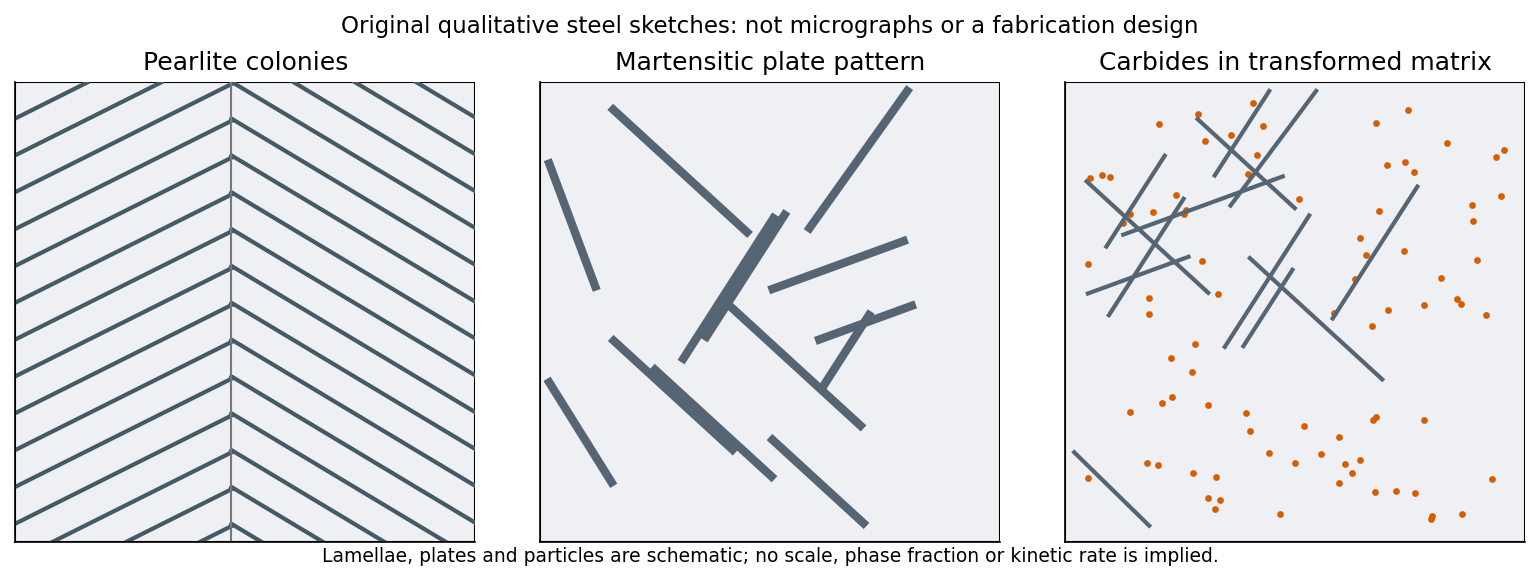

Recreate this plot in Python.
"""Original schematic/calculation. Save only a PNG basename in the working directory."""
import matplotlib
matplotlib.use("Agg")
import matplotlib.pyplot as plt
import numpy as np
from matplotlib.patches import Rectangle,Polygon,Circle
plt.rcParams.update({"font.size":10,"axes.spines.top":False,"axes.spines.right":False})
def finish(fig,name):
    fig.savefig(name+".png",dpi=150,bbox_inches="tight",facecolor="white")
    plt.close(fig)

rng=np.random.default_rng(2015)
fig,axs=plt.subplots(1,3,figsize=(10.5,3.6),layout="constrained")
for ax in axs:
 ax.set(xlim=(0,1),ylim=(0,1),aspect="equal")
 ax.set_xticks([]);ax.set_yticks([])
 ax.add_patch(Rectangle((0,0),1,1,facecolor="#eef0f3",edgecolor="black"))
# Qualitative microstructure motifs; no measured dimensions or processing recipe.
for x0,x1,slope in [(0,.47,.5),(.47,1,-.6)]:
 for y0 in np.arange(-.6,1.6,.08):
  x=np.linspace(x0,x1,100);y=y0+slope*(x-x0);mask=(y>=0)&(y<=1)
  axs[0].plot(x[mask],y[mask],color="#455a64",lw=2)
axs[0].axvline(.47,color="#777777",lw=1)
for j,ax in enumerate(axs[1:]):
 for k in range(13):
  x,y=rng.uniform(.03,.8,2);length=rng.uniform(.18,.4);angle=rng.choice([.35,1.0,2.4])
  q=np.array([np.cos(angle),np.sin(angle)])*length
  p=np.array([x,y]);end=np.clip(p+q,.02,.98)
  ax.plot([p[0],end[0]],[p[1],end[1]],color="#566573",lw=4 if j==0 else 2)
 if j==1:
  p=rng.uniform(.04,.96,(85,2))
  ax.scatter(p[:,0],p[:,1],s=5,color="#d55e00")
axs[0].set_title("Pearlite colonies")
axs[1].set_title("Martensitic plate pattern")
axs[2].set_title("Carbides in transformed matrix")
fig.suptitle("Original qualitative steel sketches: not micrographs or a fabrication design",fontsize=11)
fig.text(.5,-.025,"Lamellae, plates and particles are schematic; no scale, phase fraction or kinetic rate is implied.",ha="center",fontsize=9)
finish(fig,"paper-1-steel-microstructures")
